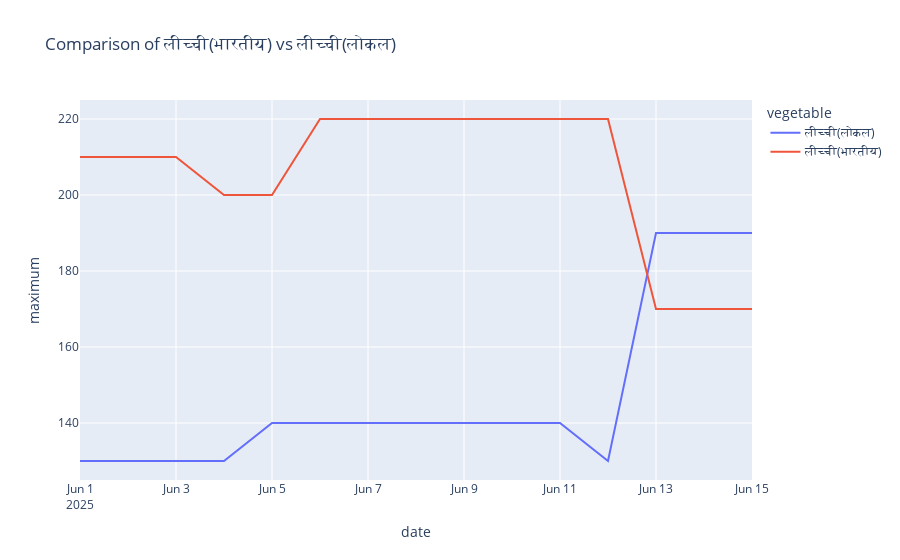

Notebook code cell kept with this figure:
### Code cell
import plotly.express as px

filtered_df = df[df['vegetable'].isin(['लीच्ची(भारतीय)', 'लीच्ची(लोकल)'])]

fig = px.line(
    filtered_df,
    x='date',
    y='maximum',
    color='vegetable',
    title='Comparison of लीच्ची(भारतीय) vs लीच्ची(लोकल)'
)

fig.show()

### Figure 1 — Plotly figure (JSON) as saved in the notebook; plotly's stock layout.template omitted (floating-point values rounded to 4 significant figures)
{"data": [{"hovertemplate": "vegetable=लीच्ची(लोकल)<br>date=%{x}<br>maximum=%{y}<extra></extra>", "legendgroup": "लीच्ची(लोकल)", "line": {"color": "#636efa", "dash": "solid"}, "marker": {"symbol": "circle"}, "mode": "lines", "name": "लीच्ची(लोकल)", "orientation": "v", "showlegend": true, "type": "scatter", "x": ["2025-06-01T00:00:00.000000000", "2025-06-02T00:00:00.000000000", "2025-06-03T00:00:00.000000000", "2025-06-04T00:00:00.000000000", "2025-06-05T00:00:00.000000000", "2025-06-06T00:00:00.000000000", "2025-06-07T00:00:00.000000000", "2025-06-08T00:00:00.000000000", "2025-06-09T00:00:00.000000000", "2025-06-10T00:00:00.000000000", "2025-06-11T00:00:00.000000000", "2025-06-12T00:00:00.000000000", "2025-06-13T00:00:00.000000000", "2025-06-14T00:00:00.000000000", "2025-06-15T00:00:00.000000000"], "xaxis": "x", "y": [130, 130, 130, 130, 140, 140, 140, 140, 140, 140, 140, 130, 190, 190, 190], "yaxis": "y"}, {"hovertemplate": "vegetable=लीच्ची(भारतीय)<br>date=%{x}<br>maximum=%{y}<extra></extra>", "legendgroup": "लीच्ची(भारतीय)", "line": {"color": "#EF553B", "dash": "solid"}, "marker": {"symbol": "circle"}, "mode": "lines", "name": "लीच्ची(भारतीय)", "orientation": "v", "showlegend": true, "type": "scatter", "x": ["2025-06-01T00:00:00.000000000", "2025-06-02T00:00:00.000000000", "2025-06-03T00:00:00.000000000", "2025-06-04T00:00:00.000000000", "2025-06-05T00:00:00.000000000", "2025-06-06T00:00:00.000000000", "2025-06-07T00:00:00.000000000", "2025-06-08T00:00:00.000000000", "2025-06-09T00:00:00.000000000", "2025-06-10T00:00:00.000000000", "2025-06-11T00:00:00.000000000", "2025-06-12T00:00:00.000000000", "2025-06-13T00:00:00.000000000", "2025-06-14T00:00:00.000000000", "2025-06-15T00:00:00.000000000"], "xaxis": "x", "y": [210, 210, 210, 200, 200, 220, 220, 220, 220, 220, 220, 220, 170, 170, 170], "yaxis": "y"}], "layout": {"legend": {"title": {"text": "vegetable"}, "tracegroupgap": 0}, "title": {"text": "Comparison of लीच्ची(भारतीय) vs लीच्ची(लोकल)"}, "xaxis": {"anchor": "y", "domain": [0, 1], "title": {"text": "date"}}, "yaxis": {"anchor": "x", "domain": [0, 1], "title": {"text": "maximum"}}}}
